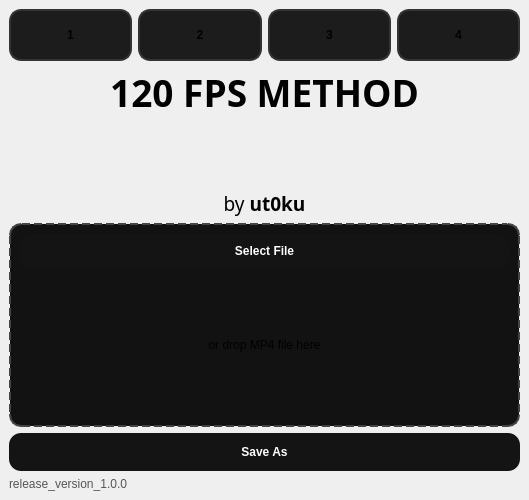
<?xml version="1.0" encoding="UTF-8"?>
<ui version="4.0">
 <class>MainWindow</class>
 <widget class="QMainWindow" name="MainWindow">
  <property name="geometry">
   <rect>
    <x>0</x>
    <y>0</y>
    <width>529</width>
    <height>500</height>
   </rect>
  </property>
  <property name="windowTitle">
   <string>120 FPS Method</string>
  </property>
  <widget class="QWidget" name="centralwidget">
   <layout class="QVBoxLayout" name="verticalLayout">
    <item>
     <layout class="QHBoxLayout" name="horizontalLayout_2">
      <item>
       <widget class="QPushButton" name="tgButton">
        <property name="styleSheet">
         <string notr="true">QPushButton {
background: #1c1c1c;
border: 2px solid #333;
border-radius: 12px;
width: 48px;
height: 48px;
font-weight: bold;
}
QPushButton:hover {
border-color: #e63946;
background: #2a2a2a;
}</string>
        </property>
        <property name="text">
         <string>1</string>
        </property>
       </widget>
      </item>
      <item>
       <widget class="QPushButton" name="tiktokButton">
        <property name="styleSheet">
         <string notr="true">QPushButton {
background: #1c1c1c;
border: 2px solid #333;
border-radius: 12px;
width: 48px;
height: 48px;
font-weight: bold;
}
QPushButton:hover {
border-color: #e63946;
background: #2a2a2a;
}</string>
        </property>
        <property name="text">
         <string>2</string>
        </property>
       </widget>
      </item>
      <item>
       <widget class="QPushButton" name="langButton">
        <property name="styleSheet">
         <string notr="true">QPushButton {
background: #1c1c1c;
border: 2px solid #333;
border-radius: 12px;
width: 48px;
height: 48px;
font-weight: bold;
}
QPushButton:hover {
border-color: #e63946;
background: #2a2a2a;
}</string>
        </property>
        <property name="text">
         <string>3</string>
        </property>
       </widget>
      </item>
      <item>
       <widget class="QPushButton" name="helpButton">
        <property name="styleSheet">
         <string notr="true">QPushButton {
background: #1c1c1c;
border: 2px solid #333;
border-radius: 12px;
width: 48px;
height: 48px;
font-weight: bold;
}
QPushButton:hover {
border-color: #e63946;
background: #2a2a2a;
}</string>
        </property>
        <property name="text">
         <string>4</string>
        </property>
       </widget>
      </item>
     </layout>
    </item>
    <item>
     <widget class="QLabel" name="titleLabel">
      <property name="font">
       <font>
        <family>DM Serif Display</family>
        <pointsize>28</pointsize>
        <bold>true</bold>
       </font>
      </property>
      <property name="text">
       <string>120 FPS METHOD</string>
      </property>
      <property name="alignment">
       <set>Qt::AlignmentFlag::AlignCenter</set>
      </property>
      <property name="styleSheet">
       <string notr="true">margin-bottom: 0; padding-bottom: 0;</string>
      </property>
     </widget>
    </item>
    <item>
     <spacer name="verticalSpacer">
      <property name="orientation">
       <enum>Qt::Vertical</enum>
      </property>
      <property name="sizeHint" stdset="0">
       <size>
        <width>20</width>
        <height>5</height>
       </size>
      </property>
     </spacer>
    </item>
    <item>
     <widget class="QLabel" name="subtitleLabel">
      <property name="font">
       <font>
        <family>DM Serif Display</family>
        <pointsize>14</pointsize>
       </font>
      </property>
      <property name="text">
       <string>by &lt;span style='font-weight:bold;'&gt;ut0ku&lt;/span&gt;</string>
      </property>
      <property name="alignment">
       <set>Qt::AlignmentFlag::AlignCenter</set>
      </property>
      <property name="styleSheet">
       <string notr="true">margin-top: 0; padding-top: 0;</string>
      </property>
     </widget>
    </item>
    <item>
     <widget class="QFrame" name="dropArea">
      <property name="styleSheet">
       <string notr="true">QFrame#dropArea {
background: #121212;
border: 2px dashed #444;
border-radius: 12px;
min-height: 200px;
}</string>
      </property>
      <property name="frameShape">
       <enum>QFrame::Shape::StyledPanel</enum>
      </property>
      <property name="frameShadow">
       <enum>QFrame::Shadow::Plain</enum>
      </property>
      <layout class="QVBoxLayout" name="verticalLayout_2">
       <item>
        <widget class="QPushButton" name="selectFileButton">
         <property name="styleSheet">
          <string notr="true">QPushButton {
background: #141414;
color: white;
border: none;
border-radius: 12px;
font-weight: 600;
outline: 2.9px solid #3C3C3C;
padding: 10px 20px;
}
QPushButton:hover {
background: #ff4757;
outline: 2.9px solid #ff4757;
}</string>
         </property>
         <property name="text">
          <string>Select File</string>
         </property>
        </widget>
       </item>
       <item>
        <widget class="QLabel" name="filePathLabel">
         <property name="text">
          <string>or drop MP4 file here</string>
         </property>
         <property name="alignment">
          <set>Qt::AlignmentFlag::AlignCenter</set>
         </property>
        </widget>
       </item>
      </layout>
     </widget>
    </item>
    <item>
     <widget class="QPushButton" name="saveAsButton">
      <property name="enabled">
       <bool>false</bool>
      </property>
      <property name="styleSheet">
       <string notr="true">QPushButton {
background: #141414;
color: white;
border: none;
border-radius: 12px;
font-weight: 600;
outline: 2.9px solid #3C3C3C;
padding: 12px 40px;
}
QPushButton:hover {
background: #ff4757;
outline: 2.9px solid #ff4757;
}</string>
      </property>
      <property name="text">
       <string>Save As</string>
      </property>
     </widget>
    </item>
    <item>
     <widget class="QLabel" name="versionLabel">
      <property name="styleSheet">
       <string notr="true">color: #555; font-size: 9pt;</string>
      </property>
      <property name="text">
       <string>release_version_1.0.0</string>
      </property>
     </widget>
    </item>
   </layout>
  </widget>
 </widget>
 <resources/>
 <connections/>
</ui>
